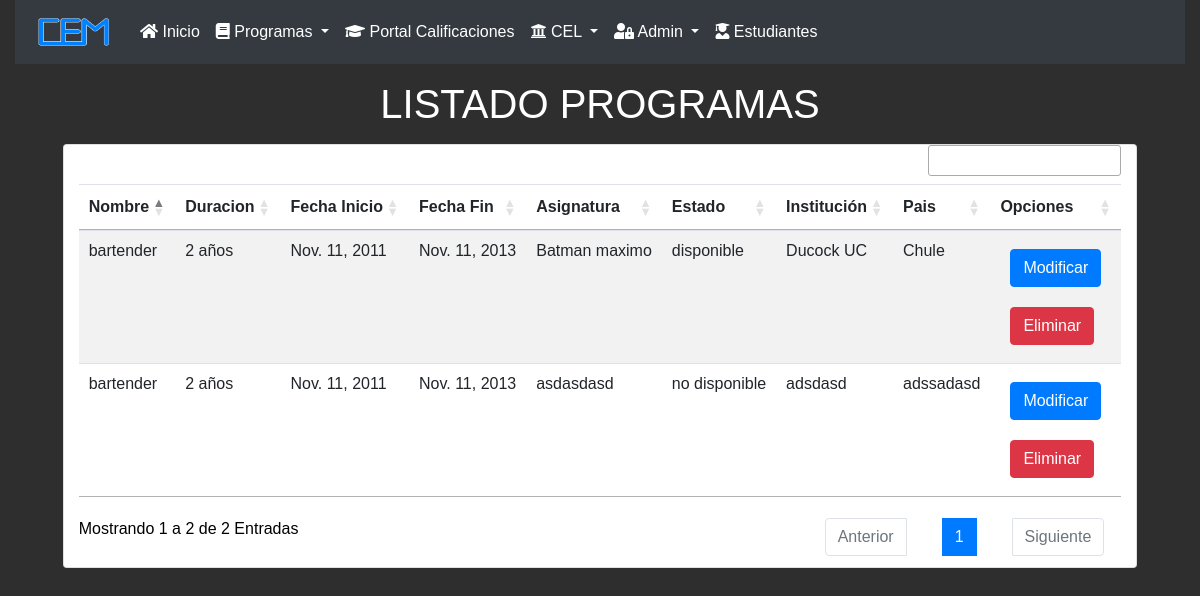
/listado-prgramas/, run on an earlier commit of the app's database.
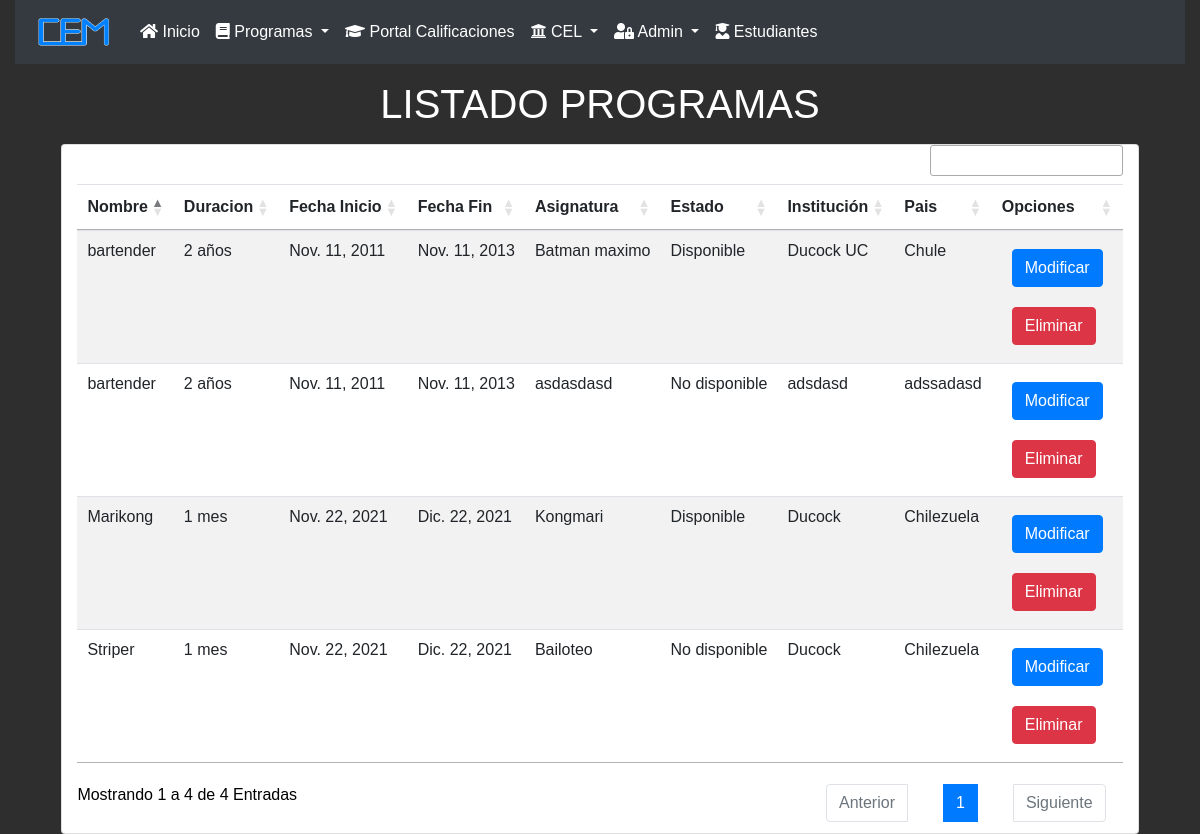
And on a later commit of the database.
### core/models.py (models this page shows, shortened)
class Programas(models.Model):
    idPrograma = models.IntegerField(primary_key=True, verbose_name='Id de programa')
    nombre = models.CharField(max_length=200, verbose_name='Nombre del programa')
    duracion = models.CharField(max_length=70, verbose_name='duracion del programa')
    fechaInicio = models.DateField(verbose_name='Fecha inicio del programa')
    fechaFin = models.DateField(verbose_name='Fecha termino del programa')
    asignatura = models.CharField(max_length=50, verbose_name='Nombre de la asignatura')
    estado = models.CharField(max_length=50, verbose_name='Indicar estado disponible o no disponible',null=False,blank=False,
                                choices=programa_estado, default='Disponible')
    institucion = models.CharField(max_length=200, verbose_name='Nombre de la institucion')
    pais = models.CharField(max_length=200, verbose_name='Pais de la institucion')

### core/views.py (the view)
# urls.py: path('listado-prgramas/', listado_programa, name="listado_progra"),
def listado_programa(request):
    programas = Programas.objects.all()
    data = {
        'programas':programas
    }
    return render(request, 'core/listado_progra.html', data)

### core/templates/core/listado_progra.html (shortened to what this page needs)
{% load static %}
<!DOCTYPE html>
<html lang="es">
<head>
    <link rel="stylesheet" href="https://cdn.jsdelivr.net/npm/bootstrap@4.6.0/dist/css/bootstrap.min.css"
>
    <link rel="stylesheet" href="{% static 'core/fontawesome/css/all.min.css' %}">
    <link rel="stylesheet" href="{% static 'core/css/agregarCrud.css' %}">
    <link rel="stylesheet" type="text/css" href="https://cdn.datatables.net/1.11.3/css/jquery.dataTables.css">
    <link rel="stylesheet" href="https://nightly.datatables.net/searchpanes/css/searchPanes.dataTables.min.css">
    <link rel="stylesheet" href="https://cdn.datatables.net/select/1.3.3/css/select.dataTables.min.css">
    <link rel="stylesheet" type="text/css" href="https://cdn.datatables.net/buttons/2.0.1/css/buttons.bootstrap4.min.css"/>
    <link rel="stylesheet" type="text/css" href="https://cdn.datatables.net/1.11.3/css/dataTables.bootstrap4.min.css"/>
</head>
<body>
    <div class="container-fluid">
        <nav class="navbar navbar-expand-lg navbar-dark bg-dark">
          <a class="navbar-brand">
            <img src="{% static 'core/img/CEM.png' %}" alt="Logo" id="logo">
          </a>
          <div class="collapse navbar-collapse" id="menu">
            <ul class="navbar-nav mr-auto">
              <li class="nav-item active">
                <a href="{% url 'index' %}" class="nav-link">
                  <i class="fas fa-home"></i>
                  Inicio
                </a>
              </li>
              <li class="nav-item dropdown">
                <a class="nav-link dropdown-toggle active" data-toggle="dropdown" data-target="despegable" href="#">
                  <i class="fas fa-book"></i>
                  Programas
                </a>
              </li>
              <li class="nav-item active">
                <a href="{% url 'listado_notas' %}" class="nav-link">
                  <i class="fas fa-graduation-cap"></i>
                  Portal Calificaciones
                </a>
              </li>
              <li class="nav-item dropdown">
                <a class="nav-link dropdown-toggle active" data-toggle="dropdown" data-target="despegable" href="#">
                  <i class="fas fa-university"></i>
                  CEL
                </a>
              </li>
              <li class="nav-item dropdown" id="wiki">
                <a class="nav-link dropdown-toggle active" data-toggle="dropdown" data-target="despegable" href="#">
                  <i class="fas fa-user-lock"></i>
                  Admin
                </a>
              </li>
              <li class="nav-item active">
                <a href="{% url 'listado_postu' %}" class="nav-link">
                  <i class="fas fa-user-graduate"></i>
                  Estudiantes
                </a>
              </li>
            </ul>
          </div>
        </nav>
      </div>
<h1 id="titula">LISTADO PROGRAMAS</h1>
<div class="card">
  <div class="container-md">
    <table id="datatable" class="table table-striped ">
      <thead>
        <tr>
            <th>Nombre</th>
            <th>Duracion</th>
            <th>Fecha Inicio</th>
            <th>Fecha Fin</th>
            <th>Asignatura</th>
            <th>Estado</th>
            <th>Institución</th>
            <th>Pais</th>
            <th>Opciones</th>
        </tr>
      </thead>
      <tbody>
        {% for p in programas%}
        <tr>
            <td>{{ p.nombre}}</td>
            <td>{{ p.duracion }}</td>
            <td>{{ p.fechaInicio}}</td>
            <td>{{ p.fechaFin}}</td>
            <td>{{ p.asignatura}}</td>
            <td>{{ p.estado}}</td>
            <td>{{ p.institucion}}</td>
            <td>{{ p.pais}}</td>
            <td>
                <a href="{% url 'modificar_programa' p.idPrograma %}">
                  <button type="button" class="btn btn-primary">Modificar</button>
                </a>
                <a href="#" onclick="confirmarEliminacion({{p.idPrograma}})">
                  <button type="button" class="btn btn-danger">Eliminar  </button>
                </a>
            </td>
        </tr>
        {% endfor %}
      </tbody>
    </table>
  </div>
</div>
</body>
</html>

### core/static/core/css/agregarCrud.css (style rules this page uses)
body { background-color: rgb(46, 46, 46); color: black; margin: 0 auto; display: flex; flex-direction: column; justify-content: center; align-items: center; }
#titula { color: white; margin: 0 auto; display: flex; flex-direction: column; justify-content: center; align-items: center; background-color: rgb(46, 46, 46); }
#logo { width: 85px; height: 38px; }
* { padding: 0; margin: 0; box-sizing: border-box; font-family: arial; }
tbody tr td a { display: block; padding: 10px; color: rgba(71, 69, 69, 0); text-decoration: none; }

What changed in the data, as far as the page shows it:
changed Programas "Batman maximo": estado "disponible" → "Disponible"
changed Programas "asdasdasd": estado "no disponible" → "No disponible"
added Programas: nombre "Striper", duracion "1 mes", fechaInicio "Nov. 22, 2021", fechaFin "Dic. 22, 2021", asignatura "Bailoteo", estado "No disponible", institucion "Ducock", pais "Chilezuela"
added Programas: nombre "Marikong", duracion "1 mes", fechaInicio "Nov. 22, 2021", fechaFin "Dic. 22, 2021", asignatura "Kongmari", estado "Disponible", institucion "Ducock", pais "Chilezuela"
Also different on the page:
text written by a page script: "Mostrando 1 a 2 de 2 Entradas Anterior 1 Siguiente" → "Mostrando 1 a 4 de 4 Entradas Anterior 1 Siguiente"
